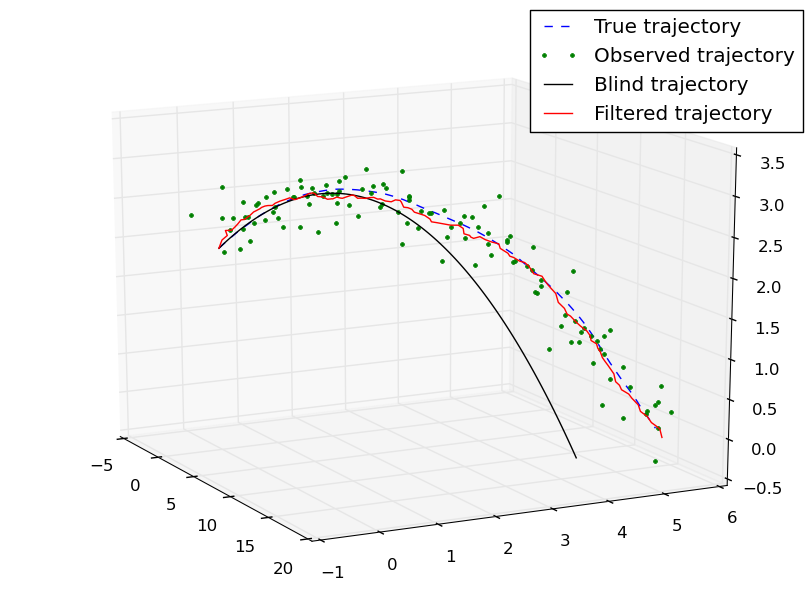

This figure's Python source:
import numpy as np
import matplotlib.pyplot as plt
from mpl_toolkits.mplot3d import Axes3D


if __name__ == '__main__':
    # Model parameters
    K = 121    # Number of times steps
    dt = 0.01  # Delta t
    c = 0.1    # Coefficient of drag
    g = -9.81  # Gravity
    # For constructing matrix B
    bx = 0
    by = 0
    bz = 0
    bvx = 0.25
    bvy = 0.25
    bvz = 0.1
    # For constructing matrix C
    rx = 1.0
    ry = 5.0
    rz = 5.0

    # Create 3D axes for plotting
    ax = Axes3D(plt.figure())


    # Part 1:
    s_true=np.loadtxt('P4_trajectory.txt',delimiter=',')
    true_x=s_true[:,0]
    true_y=s_true[:,1]
    true_z=s_true[:,2]

    ax.plot(true_x, true_y, true_z,'--b', label='True trajectory')

    
    # Part 2:
    s_measure=np.loadtxt('P4_measurements.txt',delimiter=',')
    measure_x=s_measure[:,0]/rx
    measure_y=s_measure[:,1]/ry
    measure_z=s_measure[:,2]/rz
    
    ax.plot(measure_x, measure_y, measure_z,'.g', label='Observed trajectory')

    # Part 3:
    A=np.array([[1,0,0,dt,0,0],[0,1,0,0,dt,0],[0,0,1,0,0,dt],[0,0,0,1-c*dt,0,0],[0,0,0,0,1-c*dt,0],[0,0,0,0,0,1-c*dt]])
    a=np.array([[0],[0],[0],[0],[0],[g*dt]])
    S=np.zeros((6,K))

    # Initial conditions for s0
    S[:,0]=list([0,0,2,15,3.5,4])

    # Compute the rest of sk using Eq (1)
    i=0
    while i<K-1:
        S[:,i+1]=(np.dot(A,S[:,i].reshape((6,1)))+a).reshape(6)
        i+=1

    px=S[0,:].reshape(K)
    py=S[1,:].reshape(K)
    pz=S[2,:].reshape(K)
   
    ax.plot(px,py,pz,'-k', label='Blind trajectory')


    # Part 4:
    B=np.diag((bx,by,bz,bvx,bvy,bvz))
    C=np.concatenate((np.diag((rx,ry,rz)),np.zeros((3,3))))

    # Initial conditions for s0 and Sigma0
    Sigma=0.01*np.matrix(np.identity(6))
    s=np.zeros((6,K))
    s[:,0]=list([0,0,2,15,3.5,4])

    # Compute the rest of sk using Eqs (2), (3), (4), and (5)
    j=0
    while j<K-1:
    	s_predict=np.dot(A,s[:,j].reshape((6,1)))+a
        Sigma_predict=np.linalg.inv(np.dot(np.dot(A,Sigma),np.transpose(A))+np.dot(B,np.transpose(B)))
	Sigma=np.linalg.inv(Sigma_predict+np.dot(C,np.transpose(C)))
	s[:,j+1]=(np.dot(Sigma,(np.dot(Sigma_predict,s_predict.reshape((6,1)))+np.dot(C,s_measure[j+1,:].reshape((3,1)))))).reshape(6)
    	j+=1

    qx=s[0,:].reshape(K)
    qy=s[1,:].reshape(K)
    qz=s[2,:].reshape(K)
    
    ax.plot(qx,qy,qz,'-r', label='Filtered trajectory')

    # Show the plot
    ax.legend()
    plt.show()
